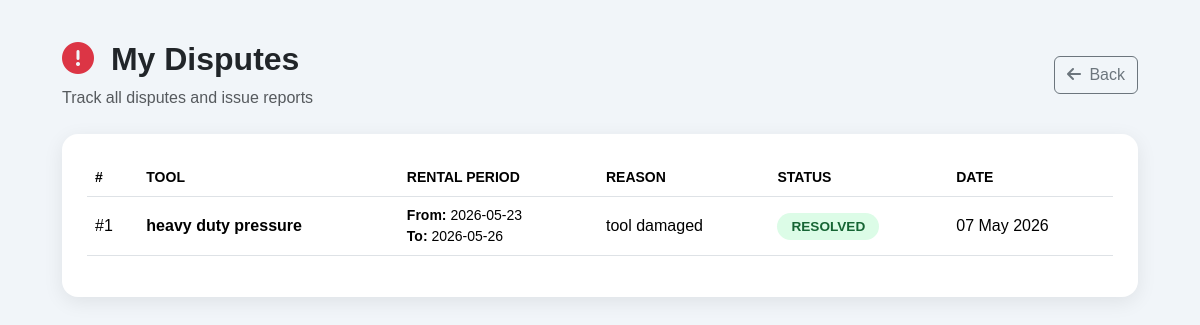
The page /public/my_disputes.php (signed in) on the database its author committed.
### tables this page shows
CREATE TABLE `disputes` (
  `dispute_id` int(11) NOT NULL,
  `reservation_id` int(11) NOT NULL,
  `opened_by` int(11) NOT NULL,
  `reason` text DEFAULT NULL,
  `status` enum('open','resolved') DEFAULT 'open',
  `created_at` timestamp NOT NULL DEFAULT current_timestamp(),
  `type` varchar(20) DEFAULT 'general'
);

CREATE TABLE `tools` (
  `tool_id` int(11) NOT NULL,
  `owner_id` int(11) NOT NULL,
  `tool_name` varchar(100) NOT NULL,
  `category` varchar(50) DEFAULT NULL,
  `description` text DEFAULT NULL,
  `price_per_day` decimal(10,2) NOT NULL,
  `availability_status` enum('pending','available','maintenance','rejected') DEFAULT 'pending',
  `created_at` timestamp NOT NULL DEFAULT current_timestamp(),
  `photo` varchar(255) DEFAULT NULL,
  `price_per_hour` decimal(10,2) DEFAULT 0.00,
  `price_per_week` decimal(10,2) DEFAULT 0.00,
  `deposit_amount` decimal(10,2) DEFAULT 0.00
);

CREATE TABLE `reservations` (
  `reservation_id` int(11) NOT NULL,
  `user_id` int(11) NOT NULL,
  `tool_id` int(11) NOT NULL,
  `start_date` date NOT NULL,
  `end_date` date NOT NULL,
  `total_price` decimal(10,2) DEFAULT NULL,
  `status` enum('pending','approved','active','completed','rejected') DEFAULT 'pending',
  `created_at` timestamp NOT NULL DEFAULT current_timestamp(),
  `deposit_amount` decimal(10,2) DEFAULT 0.00,
  `payment_status` enum('pending','paid','failed','refunded') DEFAULT 'pending',
  `rental_type` enum('hour','day','week') DEFAULT 'day'
);

### public/my_disputes.php (the view, shortened to what this page needs)
<?php
$db = new Database();
$conn = $db->connect();
$user_id = $_SESSION['user_id'];
$sql = "SELECT d.*,
               t.tool_name,
               r.start_date,
               r.end_date
        FROM disputes d
        JOIN reservations r
            ON d.reservation_id = r.reservation_id
        JOIN tools t
            ON r.tool_id = t.tool_id
        WHERE d.opened_by = ?
        ORDER BY d.created_at DESC";
$stmt = $conn->prepare($sql);
$stmt->bind_param("i", $user_id);
$stmt->execute();
$disputes = $stmt->get_result();
?>
<!DOCTYPE html>
<html lang="en">
<head>
<link href="https://cdn.jsdelivr.net/npm/bootstrap@5.3.3/dist/css/bootstrap.min.css" rel="stylesheet">
<link rel="stylesheet"
href="https://cdnjs.cloudflare.com/ajax/libs/font-awesome/6.5.0/css/all.min.css">
</head>
<body>
<div class="container page-box">
<div class="d-flex justify-content-between align-items-center mb-4">
<div>
<h2 class="fw-bold">
<i class="fa fa-exclamation-circle text-danger me-2"></i>
My Disputes
</h2>
<p class="text-muted mb-0">
Track all disputes and issue reports
</p>
</div>
<a href="dashboard.php" class="btn btn-outline-secondary">
<i class="fa fa-arrow-left me-1"></i>
Back
</a>
</div>
<div class="card-box">
<?php if($disputes->num_rows > 0): ?>
<div class="table-responsive">
<table class="table align-middle">
<thead>
<tr class="text-muted text-uppercase small">
<th>#</th>
<th>Tool</th>
<th>Rental Period</th>
<th>Reason</th>
<th>Status</th>
<th>Date</th>
</tr>
</thead>
<tbody>
<?php while($row = $disputes->fetch_assoc()): ?>
<tr>
<td>
#<?= $row['dispute_id']; ?>
</td>
<td>
<div class="fw-bold">
<?= htmlspecialchars($row['tool_name']); ?>
</div>
</td>
<td>
<div class="small">
<div>
<b>From:</b>
<?= $row['start_date']; ?>
</div>
<div>
<b>To:</b>
<?= $row['end_date']; ?>
</div>
</div>
</td>
<td style="max-width:300px;">
<?= nl2br(htmlspecialchars($row['reason'])); ?>
</td>
<td>
<?php if($row['status'] == 'open'): ?>
<span class="status-open">
OPEN
</span>
<?php else: ?>
<span class="status-resolved">
RESOLVED
</span>
<?php endif; ?>
</td>
<td>
<?= date("d M Y", strtotime($row['created_at'])); ?>
</td>
</tr>
<?php endwhile; ?>
</tbody>
</table>
</div>
<?php endif; ?>
</div>
</div>
</body>
</html>

### public/my_disputes.php (style rules this page uses)
body { background:#f1f5f9; font-family:Arial, sans-serif; }
.page-box { max-width:1100px; margin:auto; margin-top:40px; }
.card-box { background:#fff; border-radius:16px; padding:25px; box-shadow:0 5px 20px rgba(0,0,0,.08); }
.status-resolved { background:#dcfce7; color:#166534; padding:6px 14px; border-radius:20px; font-size:.85rem; font-weight:bold; }
.table td { vertical-align:middle; }

### rows shown on the page
disputes: dispute_id "1", tools.tool_name "heavy duty pressure", reservation.start_date "2026-05-23", reservation.end_date "2026-05-26", reason "tool damaged", status "RESOLVED", created_at "07 May 2026"
